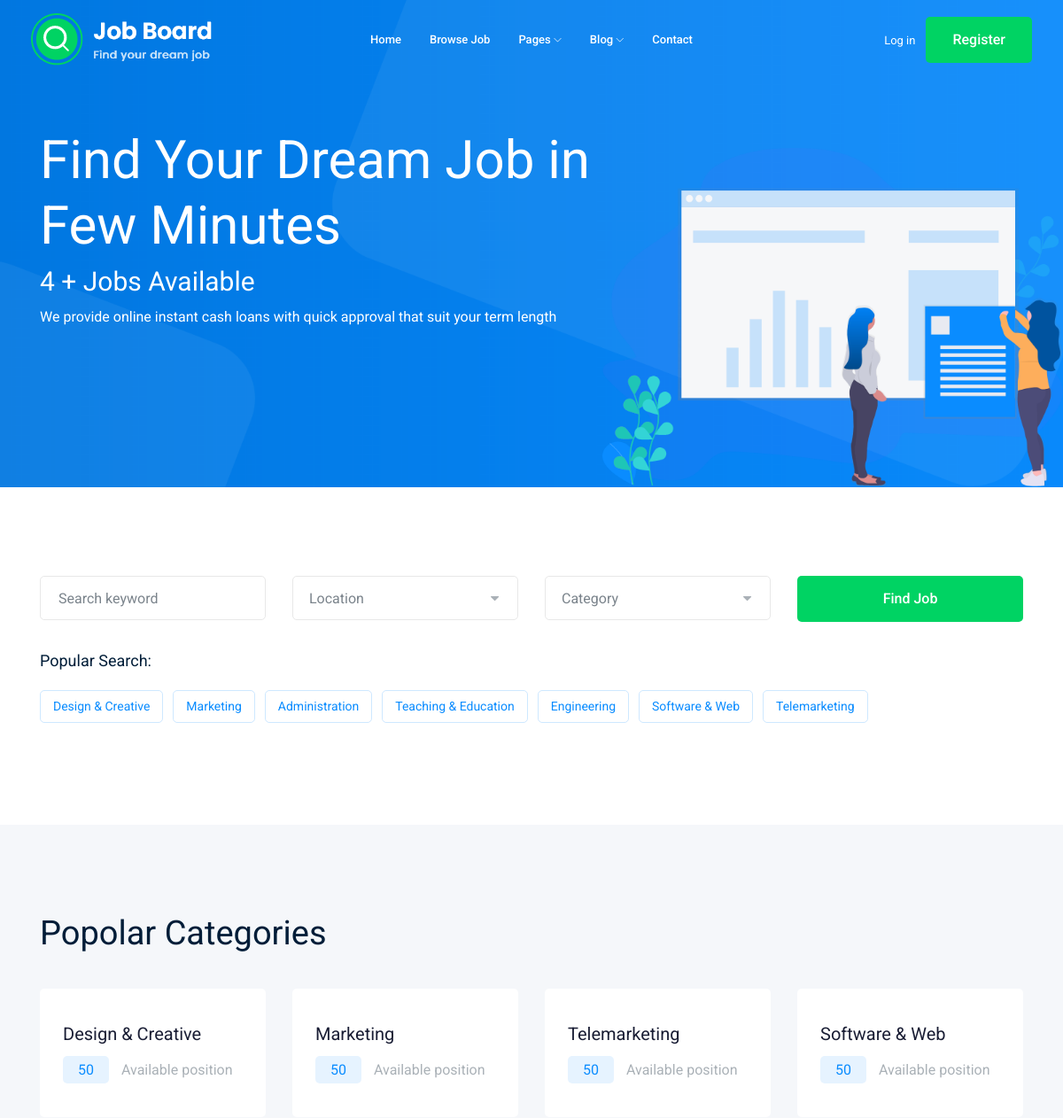
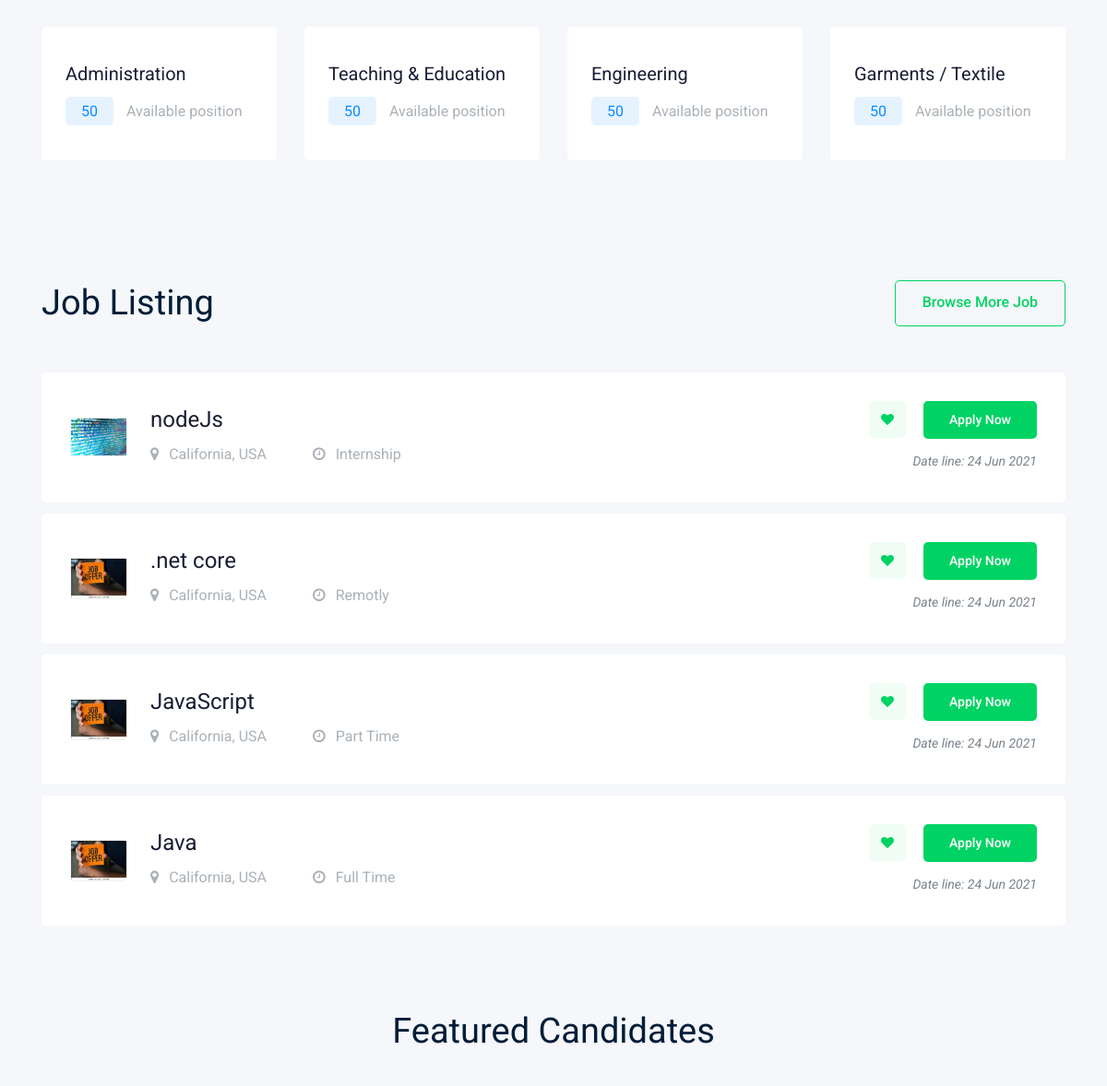
The app's page / (upper part), older data (2 pictures, top to bottom).
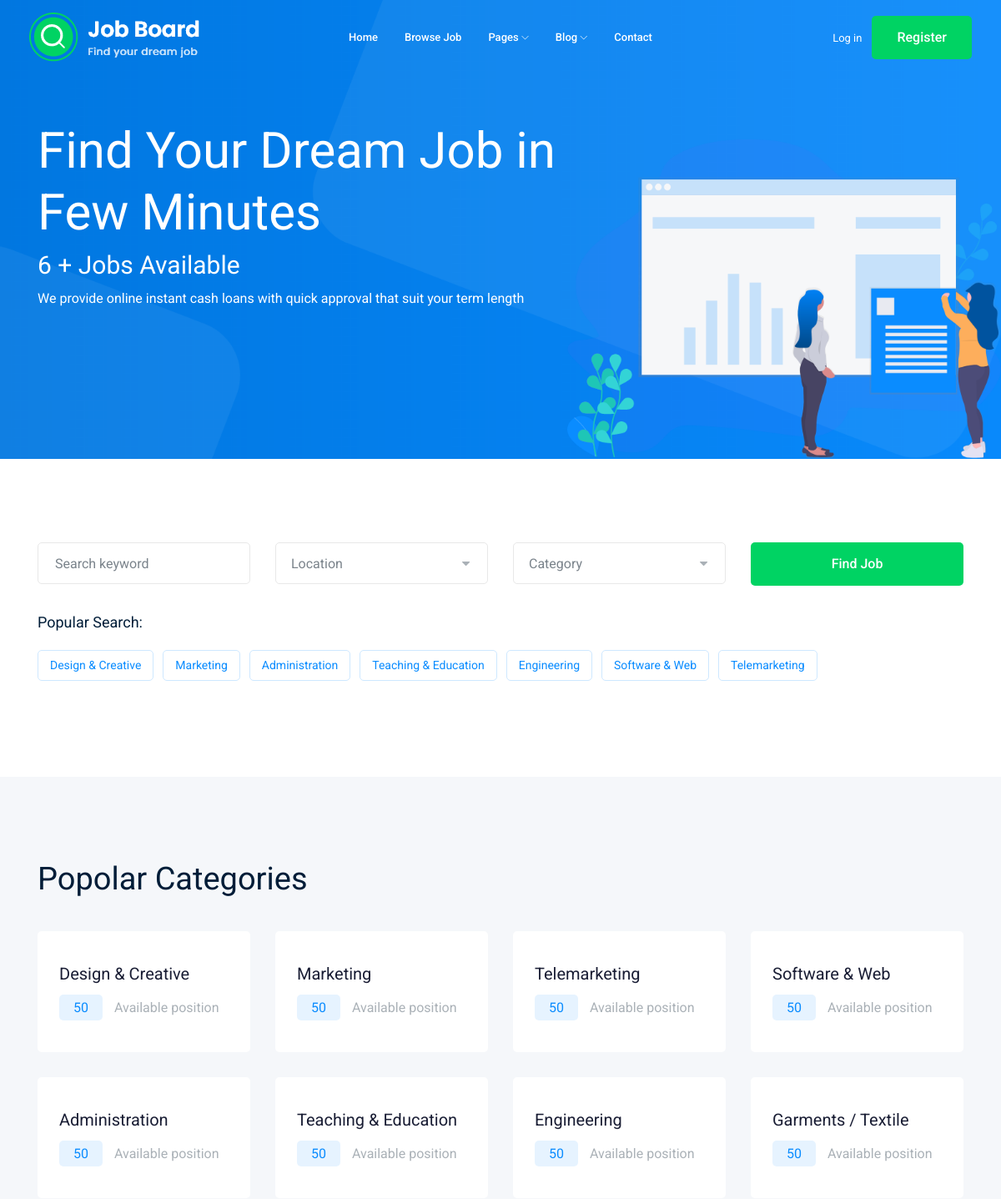
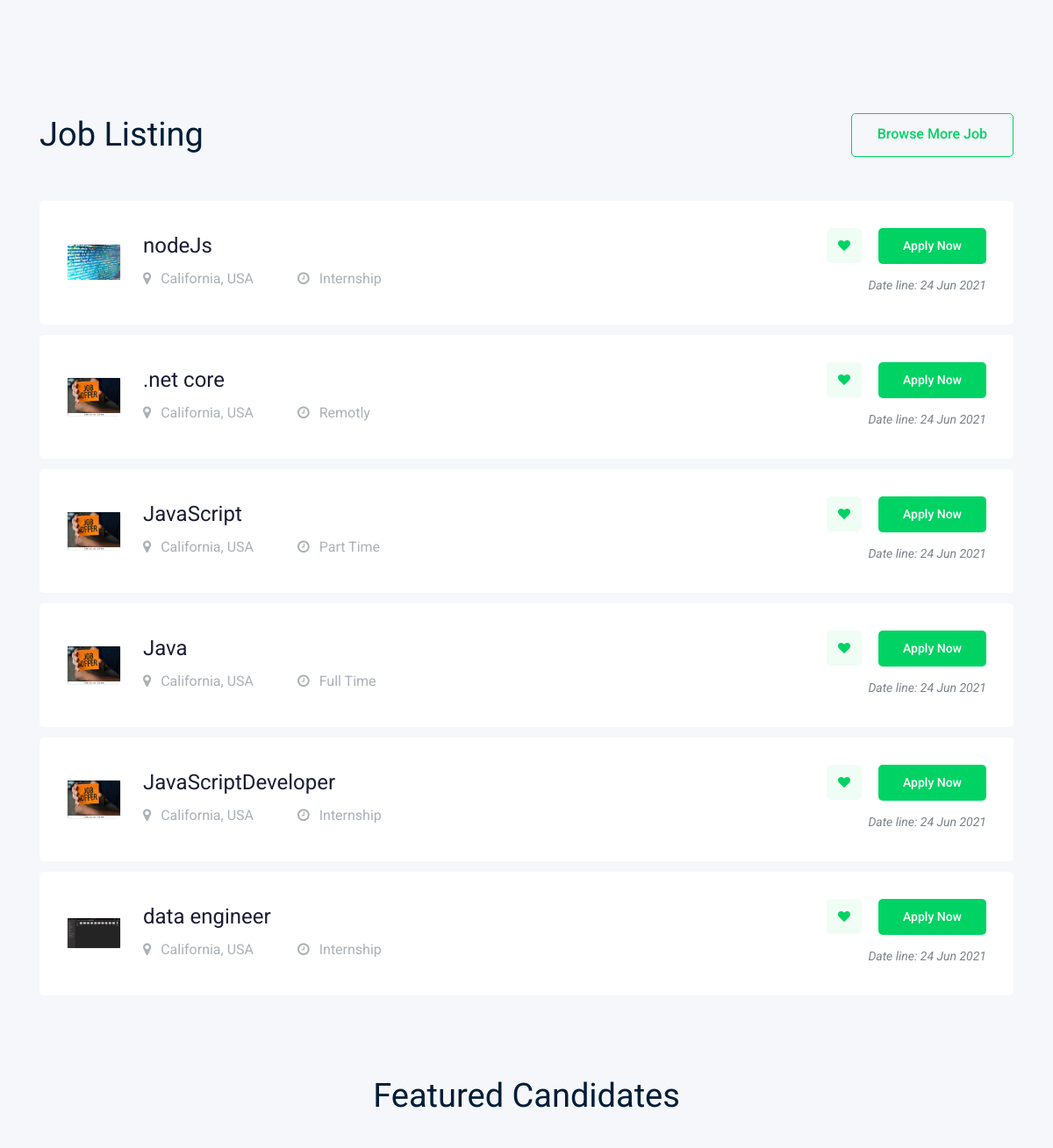
The same page, newer data (2 pictures, top to bottom).
### job/models.py (models this page shows, shortened)
class Job(models.Model):
	employer = models.ForeignKey(User,  on_delete=models.CASCADE)
	title = models.CharField(max_length=50)
	job_type = models.CharField(max_length=50,choices = jobType)
	Description = models.TextField(max_length = 1000)
	publishedAt = models.DateTimeField(auto_now=True)
	Vacancy = models.IntegerField(default=1)
	salary = models.IntegerField(default=0)
	exp = models.IntegerField(default=1)
	cat = models.ForeignKey(Category,verbose_name = "Category Name", on_delete=models.CASCADE)
	image = models.ImageField(upload_to="media/jobs/", default='media/default/job-offer-on-orange-note-260nw-752376046.jpg')
	slug = models.SlugField(blank=True,null=True)

### home/views.py (the view)
# urls.py: path("",views.home,name="blog")
def home(request):
        jobs = Job.objects.all()
        jobs = jobs[:10]
        return render(request,'home/index.html', {'jobs':jobs})

### home/templates/home/index.html (shortened to what the changed rows need)
{% extends 'base.html' %}
{% load static%}
{% load bootstrap4 %}
{% block headerIndex %}
    <div class="slider_area">
        <div class="single_slider  d-flex align-items-center slider_bg_1">
            <div class="container">
                <div class="row align-items-center">
                    <div class="col-lg-7 col-md-6">
                        <div class="slider_text">
                            <h3 class="wow fadeInLeft" data-wow-duration="1s" data-wow-delay=".3s">Find Your Dream Job in Few Minutes</h3>
                            <h5 class="wow fadeInLeft" data-wow-duration="1s" data-wow-delay=".2s">{{jobs|length}} + Jobs Available</h5>
                            <p class="wow fadeInLeft" data-wow-duration="1s" data-wow-delay=".4s">We provide online instant cash loans with quick approval that suit your term length</p>
                        </div>
                    </div>
                </div>
            </div>
        </div>
    </div>
{% endblock headerIndex %}
{% block body %}
    <div class="job_listing_area">
        <div class="container">
            <div class="job_lists">
                <div class="row">
			{% for job in jobs %}
			<div class="col-lg-12 col-md-12">
			    <div class="single_jobs white-bg d-flex justify-content-between">
				<div class="jobs_left d-flex align-items-center">
				    <div class="thumb">
					<img src="{{job.image.url}}" width="60px" alt="">
				    </div>
				    <div class="jobs_conetent">
					<a href="{% url 'jobs:jobDetail' job.slug %}"><h4>{{job.title}}</h4></a>
					<div class="links_locat d-flex align-items-center">
					    <div class="location">
						<p> <i class="fa fa-map-marker"></i> California, USA</p>
					    </div>
					    <div class="location">
						<p> <i class="fa fa-clock-o"></i> {{job.job_type}}</p>
					    </div>
					</div>
				    </div>
				</div>
				<div class="jobs_right">
				    <div class="apply_now">
					<a class="heart_mark" href="#"> <i class="fa fa-heart"></i> </a>
					<a href="{% url 'jobs:jobDetail' job.slug %}" class="boxed-btn3">Apply Now</a>
				    </div>
				    <div class="date">
					<p>Date line: {{job.publishedAt |date:'d M o'}}</p>
				    </div>
				</div>
			    </div>
			</div>
			{% endfor %}
                </div>
            </div>
        </div>
    </div>
{% endblock body %}

Row changes from the older to the newer data that the page shows:
added Job: image (picture), title "JavaScriptDeveloper", job_type "Internship", publishedAt "24 Jun 2021"
added Job: image (picture), title "data engineer", job_type "Internship", publishedAt "24 Jun 2021"
Text that changed along with them:
{{ jobs|length }}: "4" → "6"
